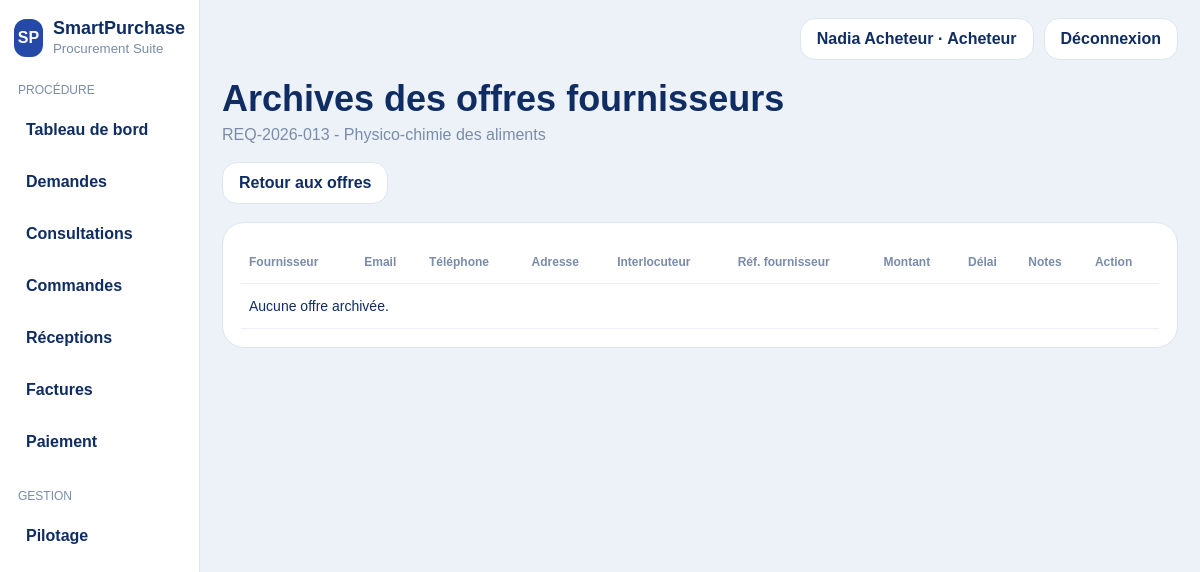
Page /consultations/2/archives (signed in) on the committed database.
### app/models.py (models this page shows, shortened)
class TimestampMixin:
    created_at = db.Column(db.DateTime, default=datetime.utcnow, nullable=False)
    updated_at = db.Column(db.DateTime, default=datetime.utcnow, onupdate=datetime.utcnow, nullable=False)

class PurchaseRequest(db.Model, TimestampMixin):
    __tablename__ = "purchase_request"
    STATUS_BROUILLON = "brouillon"
    STATUS_EN_ATTENTE = "en_attente_approbation"
    STATUS_VALIDEE = "validee"
    STATUS_REFUSEE = "refusee"
    STATUS_EN_CONSULTATION = "en_consultation"
    STATUS_OFFRE_SELECTIONNEE = "offre_selectionnee"
    STATUS_COMMANDEE = "commandee"
    STATUS_RECUE = "recue"
    STATUS_FACTUREE = "facturee"
    STATUS_PAYEE = "payee"
    STATUS_ARCHIVEE = "archivee"
    id = db.Column(db.Integer, primary_key=True)
    code = db.Column(db.String(30), unique=True, nullable=False)
    project_name = db.Column(db.String(120), nullable=False)
    department = db.Column(db.String(80), nullable=False)
    purchase_type = db.Column(db.String(80), nullable=False)
    estimated_amount = db.Column(db.Float, nullable=False)
    available_budget = db.Column(db.Float, nullable=True)
    need_date = db.Column(db.Date, nullable=True)
    urgency = db.Column(db.Integer, default=1, nullable=False)
    criticality = db.Column(db.Integer, default=1, nullable=False)
    description = db.Column(db.Text, default="", nullable=False)
    priority_score = db.Column(db.Float, default=0, nullable=False)
    status = db.Column(db.String(40), default=STATUS_BROUILLON, nullable=False, index=True)
    approver_comment = db.Column(db.Text, default="", nullable=False)
    requester_id = db.Column(db.Integer, db.ForeignKey("user.id"), nullable=False)
    attachments = db.relationship("Attachment", backref="purchase_request", cascade="all, delete-orphan", lazy=True)
    offers = db.relationship("SupplierOffer", backref="purchase_request", cascade="all, delete-orphan", lazy=True, order_by="SupplierOffer.amount.asc()")
    orders = db.relationship("PurchaseOrder", backref="purchase_request", cascade="all, delete-orphan", lazy=True, order_by="PurchaseOrder.created_at.desc()")
    lines = db.relationship("PurchaseRequestLine", backref="purchase_request", cascade="all, delete-orphan", lazy=True, order_by="PurchaseRequestLine.id.asc()")

### app/routes/procurement.py (the view)
@procurement_bp.route('/consultations/<int:request_id>/archives')
@role_required('acheteur')
def archived_offers(request_id):
    req = PurchaseRequest.query.get_or_404(request_id)
    offers_list = SupplierOffer.query.filter_by(request_id=req.id, is_archived=True).order_by(SupplierOffer.created_at.desc()).all()
    return render_template('procurement/archived_offers.html', req=req, offers_list=offers_list)

### app/utils/auth_helpers.py (called while the page is built)
def current_user():
    return session.get("user")

def role_required(*roles):
    def decorator(view):
        @wraps(view)
        def wrapped(*args, **kwargs):
            user = session.get("user")
            if not user:
                flash("Veuillez vous connecter.", "warning")
                return redirect(url_for("auth.login"))
            if user.get("role") not in roles:
                flash("Accès non autorisé pour ce rôle.", "danger")
                return redirect(url_for("dashboard.index"))
            return view(*args, **kwargs)
        return wrapped
    return decorator

### app/templates/procurement/archived_offers.html
{% extends "base.html" %}
{% block content %}
<div class="page-header">
  <h2>Archives des offres fournisseurs</h2>
  <p>{{ req.code }} - {{ req.project_name }}</p>
</div>
<div class="toolbar">
  <a class="btn" href="{{ url_for('procurement.offers', request_id=req.id) }}">Retour aux offres</a>
</div>
<div class="panel section">
  <table class="data-table">
    <thead>
      <tr>
        <th>Fournisseur</th>
        <th>Email</th>
        <th>Téléphone</th>
        <th>Adresse</th>
        <th>Interlocuteur</th>
        <th>Réf. fournisseur</th>
        <th>Montant</th>
        <th>Délai</th>
        <th>Notes</th>
        <th>Action</th>
      </tr>
    </thead>
    <tbody>
      {% for offer in offers_list %}
      <tr>
        <td>{{ offer.supplier_name }}</td>
        <td>{{ offer.supplier_email or '-' }}</td>
        <td>{{ offer.supplier_phone or '-' }}</td>
        <td>{{ offer.supplier_address or '-' }}</td>
        <td>{{ offer.contact_person or '-' }}</td>
        <td>{{ offer.supplier_reference or '-' }}</td>
        <td>{% if offer.amount %}{{ '%.2f'|format(offer.amount) }} DH{% else %}-{% endif %}</td>
        <td>{% if offer.delay_days %}{{ offer.delay_days }} j{% else %}-{% endif %}</td>
        <td>{{ offer.notes or '-' }}</td>
        <td class="actions">
          <form method="post" action="{{ url_for('procurement.restore_offer', offer_id=offer.id) }}" onsubmit="return confirm('Restaurer cette offre ?');">
            <button class="action-btn success" type="submit">Restaurer</button>
          </form>
        </td>
      </tr>
      {% else %}<tr><td colspan="10">Aucune offre archivée.</td></tr>{% endfor %}
    </tbody>
  </table>
</div>
{% endblock %}

### app/static/css/style.css (style rules this page uses)
:root { --bg:#edf2f8; --panel:#ffffff; --border:#dce5f0; --text:#0f2d63; --muted:#7a8ca8; --primary:#2449a6; --primary-dark:#183985; --success:#45a06b; --success-bg:#dff2e6; --warning:#c99310; --warning-bg:#f8e8b5; --danger:#d76565; --danger-bg:#f7d5d8; --info:#5f80d6; --info-bg:#dde6fb; --slate:#6e7f9b; --slate-bg:#ebeff5; }
* { box-sizing:border-box }
body { margin:0;font-family:Arial,Helvetica,sans-serif;background:var(--bg);color:var(--text) }
a { text-decoration:none;color:inherit }
.user-chip,.btn { background:#fff;border:1px solid var(--border);border-radius:15px;padding:11px 16px;font-weight:700 }
.page-header h2 { font-size:36px;margin:10px 0 6px }
.page-header p { margin:0 0 18px;color:var(--muted) }
.toolbar { display:flex;gap:10px;margin-bottom:12px;flex-wrap:wrap }
.stat-card,.panel,.chart-panel { background:#fff;border:1px solid var(--border);border-radius:22px;padding:18px }
.data-table { width:100%;border-collapse:collapse }
.data-table th,.data-table td { padding:14px 8px;border-bottom:1px solid #edf1f7;text-align:left;font-size:14px;vertical-align:middle }
.data-table th { color:var(--muted);font-size:12px;text-transform:none }
.section { margin-top:18px }

### rows in the picture
PurchaseRequest: code "REQ-2026-013", project_name "Physico-chimie des aliments"

### other values in the picture
{{ session['user']['name'] }} "Nadia Acheteur"
{{ session['user']['role'].capitalize() }} "Acheteur"
